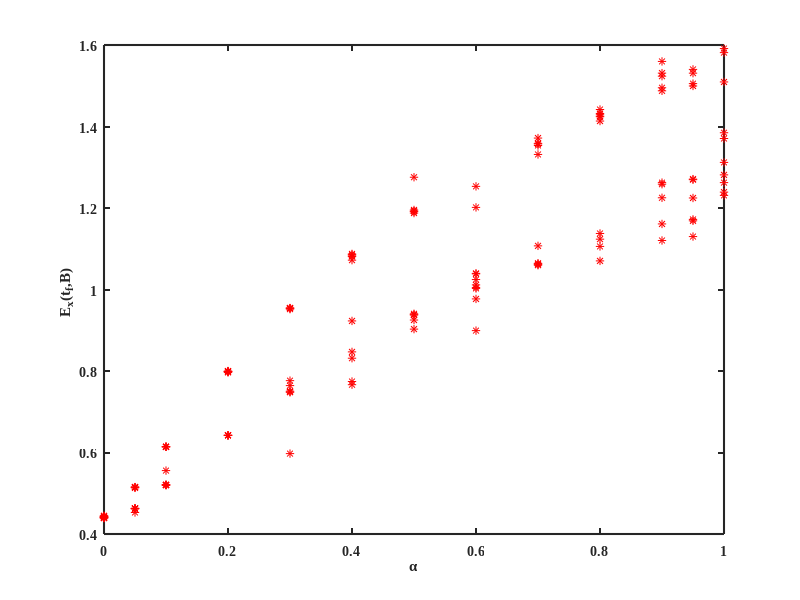

Here is the MATLAB script that generated this plot: (Note: this script raises an error after producing the figure.)
clear;
clc;
close all;
x=[0,       0,       0,      0,      0,      0,   0,   0,   0,  0,...
   0.05,   0.05,    0.05,   0.05,   0.05,    0.05, 0.05,0.05,0.05,0.05,...  
   0.1,     0.1,     0.1,    0.1,    0.1,    0.1,  0.1, 0.1, 0.1, 0.1, ...     
    0.2,     0.2,     0.2,    0.2,    0.2,   0.2,  0.2, 0.2, 0.2, 0.2,...
   0.3,     0.3,     0.3,    0.3,    0.3,    0.3,  0.3, 0.3, 0.3, 0.3,...
   0.4,     0.4,     0.4,    0.4,    0.4,    0.4,  0.4, 0.4, 0.4, 0.4,...
   0.5,     0.5,     0.5,    0.5,    0.5,    0.5,  0.5, 0.5, 0.5, 0.5,...
   0.6,     0.6,     0.6,    0.6,    0.6,    0.6,  0.6, 0.6, 0.6,  0.6,...
   0.7,     0.7,     0.7,    0.7,    0.7,    0.7, 0.7, 0.7, 0.7,  0.7,...
   0.8,     0.8,     0.8,    0.8,    0.8,    0.8, 0.8, 0.8, 0.8, 0.8,...
   0.9,     0.9,     0.9,    0.9,    0.9,    0.9, 0.9, 0.9, 0.9, 0.9,...
   0.95,    0.95,    0.95,   0.95    0.95,   0.95, 0.95, 0.95,0.95, 0.95,...
   1.0,     1.0,     1.0,    1.0,    1.0,    1.0,  1.0,  1.0,  1.0, 1.0]

  
y1=[0.4403, 0.4405,  0.4427  0.4438, 0.4449, 0.4397,  0.4397,  0.4430, 0.4389, 0.4415,...
   0.5132,0.4613,0.5150,0.4628,0.5150,0.4628,0.4628,0.4628,0.5150,0.4528,...
    0.5204, 0.6141,  0.5199, 0.6141  0.5207, 0.6141,  0.5556,  0.5204, 0.6140, 0.5203, ...
    0.7964, 0.6422,  0.7980, 0.7999, 0.7988, 0.7990,  0.6421,  0.6421, 0.6421, 0.7989,...
    0.9545, 0.7481,0.5973,0.9542,0.9541,0.7506,0.7483,0.9518,0.7642,0.7763,...
    1.0720,1.0808,0.7742,0.7664,0.8314,1.0873,1.0856,0.8469,1.0826,0.9229,...
    0.9028,1.2755,0.9251,0.9375,0.9381,0.9404,1.1952,1.1920,1.1876,1.1919,...
   1.2531,0.8991,1.0113,1.0026,0.9769,1.2015,1.0383,1.0244,1.0396,1.0051,...
    1.0631,1.0596,1.3716,1.3587,1.3572,1.0643,1.1071,1.3314,1.0610,1.3534,...
   1.4417,1.1235,1.4320,1.4239,1.4255,1.0702,1.1375,1.4301,1.1057,1.4134,...
   1.5597,1.5235,1.1203,1.5310,1.1609,1.2584,1.4951,1.4876,1.2251,1.2623,...
   1.1299, 1.2709,1.5052,1.5401,1.2695,1.1720,1.1685,1.4995,1.5309,1.2246,...
   1.2813,1.5813,1.5913,1.2623,1.5093,1.3119,1.2309,1.3705,1.2390,1.3847]
    
    
    
    
y2=[9.4033, 9.0284,  9.1607, 9.0785, 9.0026, 10.3358, 10.3358,10.7507, 9.6293, 9.2659,...
    7.2288,8.2881,7.2057,8.2390,7.2057,8.2390,8.2390,8.2390,7.2053,8.2390,...
      7.1457, 6.2677,  7.1488, 6.2677, 7.1442, 6.2677,  7.4521,  7.1457, 6.2681, 7.1459, ...
    5.4655, 6.1101,  5.4594, 5.4498, 5.5464, 5.4553,  6.1104,  6.1103, 6.1103, 5.4559,...
   5.1328,5.6309,7.0674,5.1334,5.1336,5.6210,5.6307,5.1245,5.5600,5.4879,...
     4.9557,5.9442,5.6462,5.8285,5.3554,4.9724,4.9672,5.3302,4.9755,5.1886,...
    5.2134,4.9100,5.1666,5.0996,5.1194,5.1422,4.8909,4.8842,4.8726,4.8891,...
       4.9541,5.2805,5.1582,5.0517,5.0677,4.8635,4.9806,4.9776,4.9610,5.0312,...
     4.9590,4.9579,4.8847,4.8654,4.8227,4.9521,4.7776,4.8756,5.0779,4.8331,...
     4.8876,4.8770,4.8398,4.8424,4.7601,4.9626,4.7544,4.6957,4.8988,4.7838,...
    4.9315,5.0242,5.1038,4.9419,4.8494,4.7083,4.8968,4.7117,4.7842,4.7211,...
    4.9121, 4.6735,4.9723,4.7782,4.8154,4.8633,4.8591,4.7444,4.8395,4.7807,...
     4.7444,4.7022,4.7480,4.7211,4.7698,4.8228,4.7727,4.6688,4.7727,4.6492]
   
   
   
figure
   plot(x,y1,'r*')
   
    set(gca, 'LineWidth', 1.5);
      set(gca,'FontName','Times New Roman','FontWeight','bold')
 xlabel('\alpha','FontName','Times New Roman','FontWeight','bold');
 ylabel('E_x(t_f,B) ','FontName','Times New Roman','FontWeight','bold');
  export_fig cost_x_1.eps -painters -transparent 
   
   %hold on
   %legend( )
   figure
   plot (x, y2, 'o')
  
 set(gca, 'LineWidth', 1.5);
 xlabel('\alpha','FontName','Times New Roman','FontWeight','bold');
 ylabel('E_u(t_f,B)','FontName','Times New Roman','FontWeight','bold');
  set(gca,'FontName','Times New Roman','FontWeight','bold')
  export_fig cost_u_3.eps -painters -transparent      